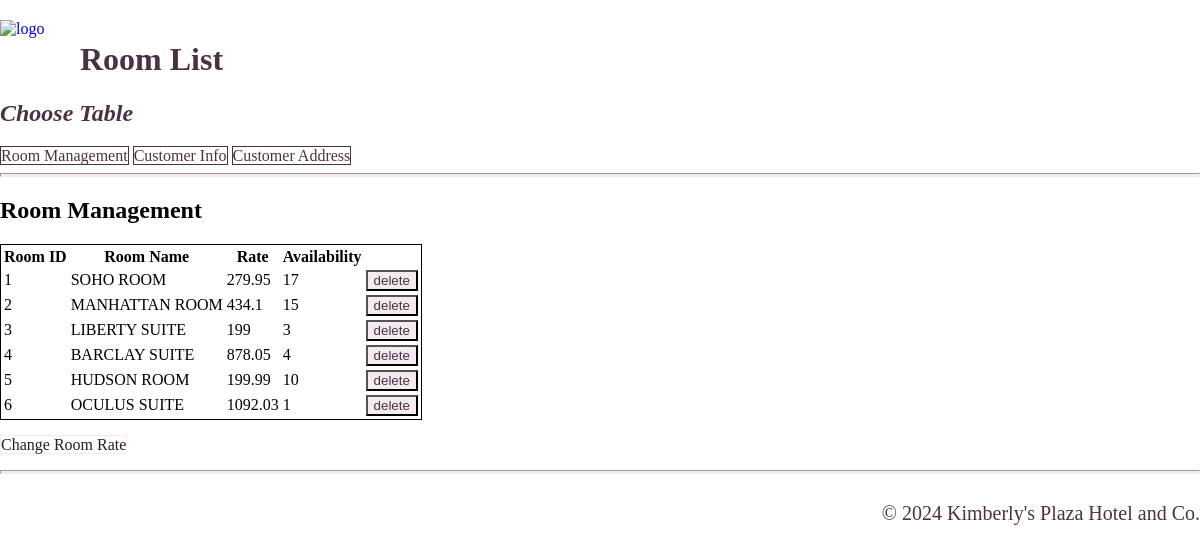
/RoomManagement.php, run on the app's committed database.
### tables this page shows
CREATE TABLE `room_categories` (
  `Room_id` int(11) NOT NULL,
  `Room_name` text NOT NULL,
  `Price` float NOT NULL,
  `Available` int(11) NOT NULL
);

### RoomManagement.php (the view, shortened to what this page needs)
<?php
require ('database.php');
$queryRoomCategories = 'SELECT * FROM room_categories ORDER BY Room_id';
$statementRoomCategories = $db ->prepare($queryRoomCategories);
$statementRoomCategories -> execute();
$RoomCategories = $statementRoomCategories -> fetchAll();
?>
<!doctype html>
<html lang="en">
<head>
    <link rel="stylesheet" href="css/RoomManagement.css">
</head>
<body>
<div id="top">
    <a href="index.php"><img class="logo"  src="https://cdn.iconscout.com/icon/free/png-256/hotel-2540586-2125130.png" alt="logo"></a>
    <h1>Room List</h1>
</div>
    <main>
    <aside>
        <h2><em>Choose Table</em></h2>
        <a href="RoomManagement.php">Room Management</a>
        <a href="customerInfo.php">Customer Info</a>
        <a href="address.php">Customer Address</a>
    </aside>
        <hr>
    <section>
        <h2>Room Management</h2>
        <table>
            <tr>
                <th>Room ID</th>
                <th>Room Name</th>
                <th>Rate</th>
                <th>Availability</th>
            </tr>
            <?php foreach ($RoomCategories as $roomCategory):  ?>
            <tr>
                <td><?php echo $roomCategory['Room_id']; ?></td>
                <td><?php echo $roomCategory['Room_name']; ?></td>
                <td><?php echo $roomCategory['Price']; ?></td>
                <td><?php echo $roomCategory['Available']; ?></td>
                <td>
                    <form action="delete.php" method="post">
                        <input id="delete" type="submit" value="delete">
                    </form>
                </td>
            </tr>
            <?php endforeach; ?>
        </table>
        <p><a href="changePN.php" id="change">Change Room Rate</a></p>
    </section>
    </main>
<hr>
<footer>
    <p>&copy; <?php echo date("Y"); ?> Kimberly's Plaza Hotel and Co.</p>
</footer>
</body>
</html>

### css/RoomManagement.css (style rules this page uses)
body { max-width: 1200px; margin: auto; }
img { width: 70px; height: 70px; float: left; }
#top h1 { width: 1050px; float: left; color: #4b3242; margin-left: 10px; }
aside em { color: #4b3242; }
aside a { text-decoration: none; color: #4b3242; border: 1px #4b3242 solid; }
hr { background-color: #f3ebf0; height: 2px; }
#delete { background-color: #f3ebf0; color:#4b3242; }
section table { border: 1px solid; }
#change { text-decoration: none; color: #291d25; border: #f3ebf0 1px solid; }
footer p { float: right; color: #4b3242; font-size: 20px; }

### data on the page
room_categories: Room_id "1", Room_name "SOHO ROOM", Price "279.95", Available "17"
room_categories: Room_id "2", Room_name "MANHATTAN ROOM", Price "434.1", Available "15"
room_categories: Room_id "3", Room_name "LIBERTY SUITE", Price "199", Available "3"
room_categories: Room_id "4", Room_name "BARCLAY SUITE", Price "878.05", Available "4"
room_categories: Room_id "5", Room_name "HUDSON ROOM", Price "199.99", Available "10"
room_categories: Room_id "6", Room_name "OCULUS SUITE", Price "1092.03", Available "1"
